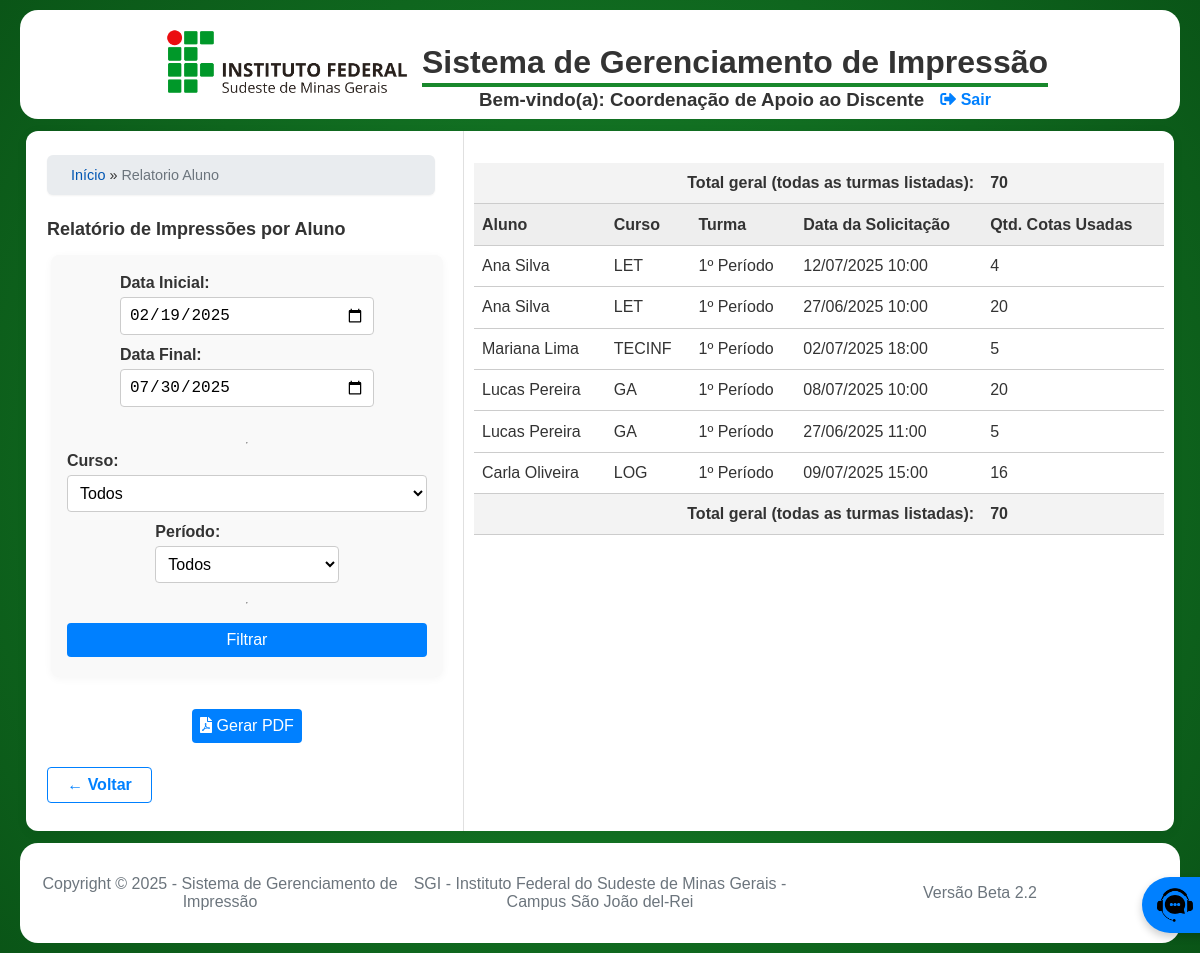
The page /pages/admin_cad/relatorio_aluno.php (signed in) on the database as committed earlier.
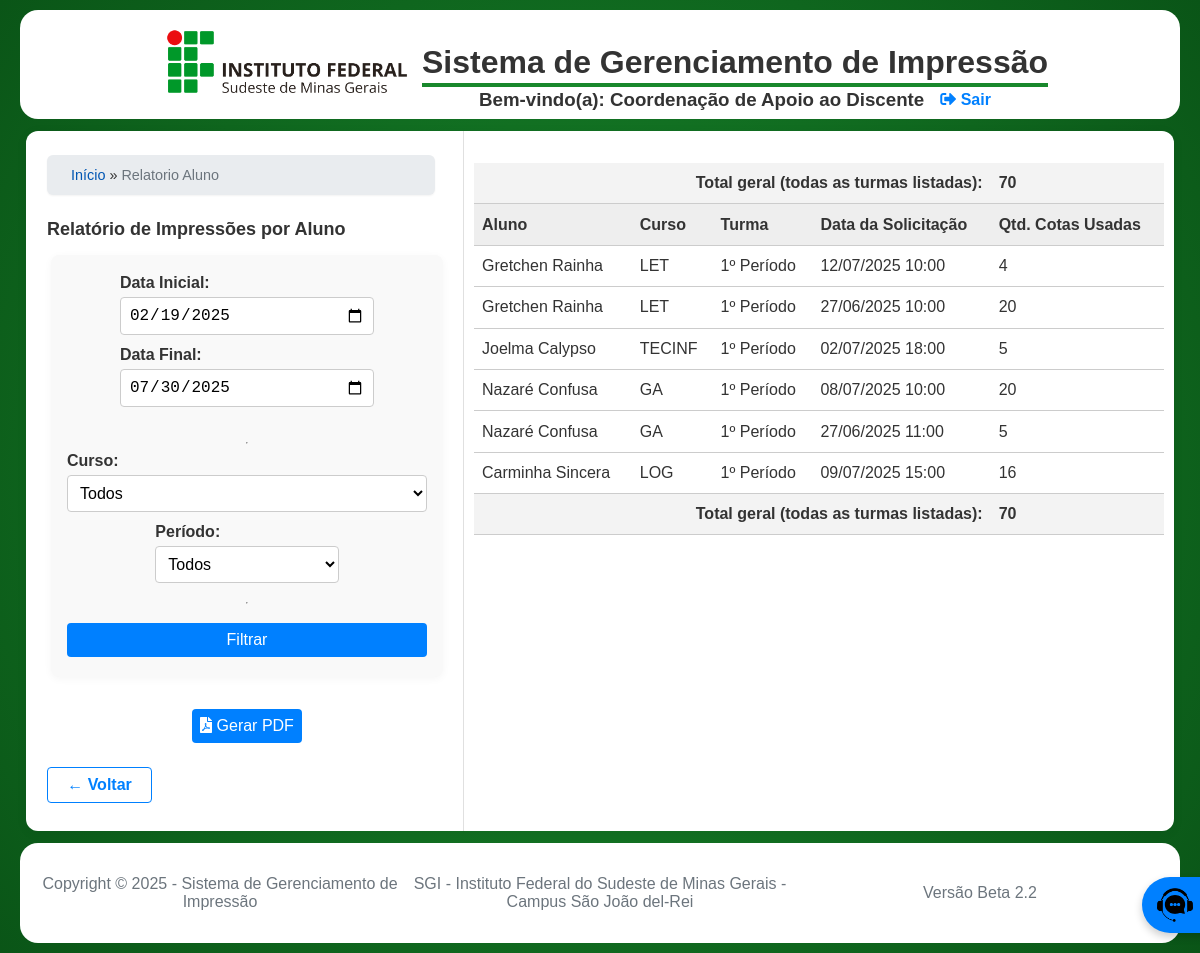
The same page on the database as committed later.
### tables this page shows
CREATE TABLE `SemestreLetivo` (
  `id` int(11) NOT NULL AUTO_INCREMENT,
  `ano` int(11) NOT NULL,
  `semestre` enum('1','2') NOT NULL,
  `data_inicio` date NOT NULL,
  `data_fim` date NOT NULL,
  PRIMARY KEY (`id`),
  UNIQUE KEY `ano` (`ano`,`semestre`)
);

CREATE TABLE `SolicitacaoImpressao` (
  `id` int(11) NOT NULL AUTO_INCREMENT,
  `cpf_solicitante` char(11) NOT NULL,
  `tipo_solicitante` enum('Aluno','Servidor') NOT NULL,
  `arquivo_path` text DEFAULT NULL,
  `qtd_copias` int(11) NOT NULL,
  `qtd_paginas` int(11) NOT NULL DEFAULT 1,
  `colorida` tinyint(1) NOT NULL DEFAULT 0,
  `status` enum('Nova','Lida','Aceita','Rejeitada') NOT NULL DEFAULT 'Nova',
  `data_criacao` datetime NOT NULL DEFAULT current_timestamp(),
  `reprografia_id` int(11) DEFAULT NULL,
  `arquivada` tinyint(1) NOT NULL DEFAULT 0,
  PRIMARY KEY (`id`),
  KEY `reprografia_id` (`reprografia_id`),
  CONSTRAINT `SolicitacaoImpressao_ibfk_1` FOREIGN KEY (`reprografia_id`) REFERENCES `Reprografia` (`id`) ON DELETE SET NULL
);

CREATE TABLE `Aluno` (
  `matricula` varchar(20) NOT NULL,
  `nome` varchar(100) NOT NULL,
  `sobrenome` varchar(100) NOT NULL,
  `cargo` enum('Líder','Vice-líder','Nenhum') DEFAULT 'Nenhum',
  `email` varchar(100) NOT NULL,
  `cpf` char(11) NOT NULL,
  `senha` varchar(255) NOT NULL,
  `ativo` tinyint(1) DEFAULT 1,
  `cota_id` int(11) DEFAULT NULL,
  `data_fim_validade` date DEFAULT NULL,
  PRIMARY KEY (`matricula`),
  UNIQUE KEY `cpf` (`cpf`),
  KEY `cota_id` (`cota_id`),
  CONSTRAINT `Aluno_ibfk_1` FOREIGN KEY (`cota_id`) REFERENCES `CotaAluno` (`id`) ON DELETE SET NULL
);

CREATE TABLE `Curso` (
  `id` int(11) NOT NULL AUTO_INCREMENT,
  `sigla` varchar(20) NOT NULL,
  `nome_completo` varchar(100) NOT NULL,
  PRIMARY KEY (`id`),
  UNIQUE KEY `sigla` (`sigla`)
);

CREATE TABLE `Turma` (
  `id` int(11) NOT NULL AUTO_INCREMENT,
  `curso_id` int(11) NOT NULL,
  `periodo` varchar(20) NOT NULL,
  PRIMARY KEY (`id`),
  UNIQUE KEY `curso_id` (`curso_id`,`periodo`),
  CONSTRAINT `Turma_ibfk_1` FOREIGN KEY (`curso_id`) REFERENCES `Curso` (`id`) ON DELETE CASCADE
);

### pages/admin_cad/relatorio_aluno.php (the view, shortened to what this page needs)
<?php
require_once '../../includes/config.php';
$hoje = date('Y-m-d');
$stmt_semestre = $conn->prepare("SELECT data_inicio, data_fim FROM SemestreLetivo WHERE :hoje BETWEEN data_inicio AND data_fim ORDER BY data_fim DESC LIMIT 1");
$stmt_semestre->execute([':hoje' => $hoje]);
$semestre_vigente = $stmt_semestre->fetch();
$default_data_ini = $semestre_vigente ? $semestre_vigente->data_inicio : date('Y-m-01');
$default_data_fim = $semestre_vigente ? $semestre_vigente->data_fim : date('Y-m-d');
$data_ini = $_GET['data_ini'] ?? $default_data_ini;
$data_fim = $_GET['data_fim'] ?? $default_data_fim;
$sql = "SELECT a.nome, a.sobrenome, c.sigla, c.nome_completo, t.periodo, t.id as turma_id, si.data_criacao, (si.qtd_copias * si.qtd_paginas) as total_cotas FROM SolicitacaoImpressao si JOIN Aluno a ON a.cpf = si.cpf_solicitante LEFT JOIN CotaAluno ca ON a.cota_id = ca.id LEFT JOIN Turma t ON ca.turma_id = t.id LEFT JOIN Curso c ON t.curso_id = c.id WHERE si.tipo_solicitante = 'Aluno' AND si.data_criacao BETWEEN :data_ini AND :data_fim";
$paramsFiltro = [':data_ini' => $data_ini . ' 00:00:00', ':data_fim' => $data_fim . ' 23:59:59'];
$sql .= " ORDER BY c.nome_completo, t.periodo, a.nome, si.data_criacao DESC";
$stmt = $conn->prepare($sql);
$stmt->execute($paramsFiltro);
$relatorio = $stmt->fetchAll();
$total_geral = 0;
foreach ($relatorio as $r) {
    $total_geral += $r->total_cotas;
}
    ?>
    <?php
require_once '../../includes/header.php';
?>
<link rel="stylesheet" href="dashboard_cad.css?v=<?= ASSET_VERSION ?>">
<main class="dashboard-layout">
    <aside class="dashboard-aside-relatorio">
        <div class="container-principal">
        <?php
        if (isset($_SESSION['usuario'])) {
            gerar_migalhas();
        }
        ?>
        <h1>Relatório de Impressões por Aluno</h1>
        <form method="GET" class="relatorio-form" id="form-relatorio">
            <div class="form-group">
                <label>Data Inicial: <input type="date" name="data_ini" value="<?= htmlspecialchars($data_ini) ?>" class="form-control"></label>
                <label>Data Final: <input type="date" name="data_fim" value="<?= htmlspecialchars($data_fim) ?>" class="form-control"></label>
            </div>
            <hr>
            <label>Curso:
                <select name="curso_id">
                    <option value="">Todos</option>
                </select>
            </label>
            <label>Período:
                <select name="periodo">
                    <option value="">Todos</option>
                </select>
            </label>
            <hr>
            <button type="submit" class="btn-menu">Filtrar</button>
        </form>
        <div class="container-imprimir">
            <button type="button" class="btn-menu" onclick="gerarPDF()"><i class="fas fa-file-pdf"></i> Gerar PDF</button>
        </div>
        <div>
            <a class="btn-back" href="dashboard_cad.php">&larr; Voltar</a>
        </div>
        </div>
    </aside>
    <section class="dashboard-main">
        <div class="responsive-table">
            <table>
                <thead>
                    <tr style="font-weight:bold;background:#f3f3f3;">
                        <td colspan="4" style="text-align:right;">Total geral (todas as turmas listadas):</td>
                        <td><?= $total_geral ?></td>
                    </tr>
                    <tr>
                        <th>Aluno</th><th>Curso</th><th>Turma</th><th>Data da Solicitação</th><th>Qtd. Cotas Usadas</th>
                    </tr>
                </thead>
                <tbody>
                    <?php if (empty($relatorio)): ?>
                        <tr><td colspan="5" style="text-align:center; color:#888;">Nenhum registro encontrado para os filtros selecionados.</td></tr>
                    <?php else: ?>
                        <?php foreach ($relatorio as $r): ?>
                        <tr>
                            <td><?= htmlspecialchars($r->nome . ' ' . $r->sobrenome) ?></td>
                            <td><?= htmlspecialchars($r->sigla) ?></td>
                            <td><?= htmlspecialchars($r->periodo) ?></td>
                            <td><?= date('d/m/Y H:i', strtotime($r->data_criacao)) ?></td>
                            <td><?= $r->total_cotas ?></td>
                        </tr>
                        <?php endforeach; ?>
                        <tr style="font-weight:bold;background:#f3f3f3;">
                            <td colspan="4" style="text-align:right;">Total geral (todas as turmas listadas):</td>
                            <td><?= $total_geral ?></td>
                        </tr>
                    <?php endif; ?>
                </tbody>
            </table>
        </div>
    </section>
</main>
<?php
    require_once '../../includes/footer.php';
?>

### includes/header.php (shortened to what this page needs)
<!DOCTYPE html>
<html lang="pt-BR">
<head>
    <link rel="stylesheet" href="<?= BASE_URL ?>/css/styles.css?v=<?= ASSET_VERSION ?>">
    <link rel="stylesheet" href="https://cdnjs.cloudflare.com/ajax/libs/font-awesome/5.15.4/css/all.min.css">
</head>
<body>
<header>
    <div>
        <img src="<?= BASE_URL ?>/img/logo_horizontal_ifsudestemg.png" alt="logomarca do IF">
    </div>
    <div class="header-title">
        <h1><?= SITE_NAME ?></h1>
        <hr>
        <?php if (isset($_SESSION['usuario']) && !empty($_SESSION['usuario'])): ?>
            <div class="user-info">
                <h3>Bem-vindo(a): <?= htmlspecialchars($_SESSION['usuario']['nome'] . (isset($_SESSION['usuario']['sobrenome']) ? ' ' . $_SESSION['usuario']['sobrenome'] : '')) ?></h3>
                <a class="logout" href="<?= BASE_URL ?>/includes/logout.php"><i class="fas fa-sign-out-alt"></i> Sair</a>
            </div>
        <?php endif; ?>
    </div>
</header>

### includes/config.php (shortened to what this page needs)
<?php
function gerar_migalhas() {
    $migalhas = '<a href="' . BASE_URL . '/index.php">Início</a>';
    $caminho = parse_url($_SERVER['REQUEST_URI'], PHP_URL_PATH);
    $caminho_base = parse_url(BASE_URL, PHP_URL_PATH);
    if (strpos($caminho, $caminho_base) === 0) {
        $caminho = substr($caminho, strlen($caminho_base));
    }
    $partes = explode('/', trim($caminho, '/'));
    $partes_ignoradas = ['pages', 'admin', 'admin_cad', 'admin_coen', 'aluno', 'servidor', 'reprografo'];
    $url_parcial = BASE_URL;
    foreach ($partes as $parte) {
        if (empty($parte) || in_array($parte, $partes_ignoradas)) {
            $url_parcial .= '/' . $parte;
            continue;
        }
        $url_parcial .= '/' . $parte;
        $nome_exibicao = str_replace(['_', '.php'], [' ', ''], $parte);
        $nome_exibicao = ucwords($nome_exibicao);
        $mapa_nomes = [
            'Dashboard Cad' => 'Painel CAD',
            'Dashboard Coen' => 'Painel COEN',
            'Configurar Semestre' => 'Configurações de Semestre',
            'Gerenciar Turmas' => 'Gerenciar Turmas',
            'Form Aluno' => 'Formulário de Aluno',
            'Form Servidor' => 'Formulário de Servidor',
            'Historico Solicitacoes' => 'Histórico de Solicitações',
            'Relatorio Reprografia' => 'Relatório Reprografia',
            'Dashboard Reprografia' => 'Painel da Reprografia',
        ];
        $nome_exibicao = $mapa_nomes[$nome_exibicao] ?? $nome_exibicao;
        if ($parte === end($partes)) {
            $migalhas .= ' &raquo; <span>' . htmlspecialchars($nome_exibicao) . '</span>';
        } else {
            $migalhas .= ' &raquo; <a href="' . $url_parcial . '">' . htmlspecialchars($nome_exibicao) . '</a>';
        }
    }
    echo '<nav class="trilha-migalhas">' . $migalhas . '</nav>';
}

### includes/footer.php (shortened to what this page needs)
    <footer>
        <p>Copyright &copy; <?php echo CURRENT_YEAR; ?> - <?php echo SITE_NAME; ?></p>
        <p><?php echo SITE_DESCRIPTION; ?></p>
        <p>Versão Beta <?php echo ASSET_VERSION; ?></p>
    </footer>
    <a href="<?= BASE_URL ?>/pages/utils/suporte.php" class="suporte-btn">
        <img src="<?= BASE_URL ?>/img/suporte.png" alt="Suporte" class="icone">
    </a>
</body>
</html>

### css/styles.css (style rules this page uses)
body { background: radial-gradient(circle at center, #19882c, #0A5517); background-attachment: fixed; font-family: Arial, sans-serif; margin: 0; padding: 0; color: #333; }
header { display: flex; justify-content: center; align-items: center; margin: 10px 20px; padding: 5px; background-color: #FFF; border-radius: 18px; }
header img { width: 250px; margin: 10px; }
header hr { border: 0; height: 4px; background-color: #19882c; margin-top: -20px; }
a { text-decoration: none; }
.logout { color: #0080ff; font-weight: bold; font-size: 16px; }
.user-info { display: flex; align-items: center; justify-content: center; gap: 1rem; margin-top: -24px; margin-bottom: -24px; }
footer { display: flex; justify-content: center; align-items: center; padding: 10px; margin: 10px 20px; height: 80px; border-radius: 18px; text-align: center; font-size: 16px; color: #6c757d; background-color: #FFF; position: relative; }
footer p { margin: 0; flex: 1; }
.suporte-btn { position: fixed; bottom: 20px; right: 20px; margin-right: -150px; background-color: #0080ff; color: white; border: none; border-radius: 50px; padding: 10px 15px; cursor: pointer; display: flex; align-items: center; box-shadow: 0 4px 8px rgba(0, 0, 0, 0.2); z-index: 1000; transition: all 0.3s ease; }
.suporte-btn .icone { width: 36px; height: 36px; margin-right: 10px; }
.form-group { margin-bottom: 1rem; }
.form-group label { display: block; margin-bottom: 0.5rem; font-weight: bold; }
.form-group input { width: 90%; padding: 0.75rem; border: 1px solid #ddd; border-radius: 4px; font-size: 1rem; }
.dashboard-layout { display: flex; min-height: 700px; background: #fff; margin: 12px 26px; border-radius: 12px; box-shadow: 0 2px 12px rgba(0,0,0,0.06); }
.dashboard-main { margin-left: 10px; margin-right: 10px; width: 65%; max-height: 600px; overflow-y: auto; flex: 1; min-width: 0; padding: 1rem 0 1rem 0; }
.btn-back { display: inline-block; margin: 1.5rem auto 0 auto; background: #fff; color: #0080ff; border: 1px solid #0080ff; border-radius: 4px; padding: 0.5rem 1.2rem; font-size: 1em; font-weight: 600; text-align: center; text-decoration: none; transition: background 0.2s, color 0.2s; }
.trilha-migalhas { background-color: #e9ecef; width: 85%; padding: 0.75rem 1.5rem; border-radius: 6px; margin-bottom: 1.5rem; font-size: 0.9rem; box-shadow: 0 1px 2px rgba(0,0,0,0.05); }
.trilha-migalhas a { color: #0056b3; text-decoration: none; transition: color 0.2s; }
.trilha-migalhas span { color: #6c757d; font-weight: 500; }

### pages/admin_cad/css/dashboard_cad.css (style rules this page uses)
aside { width: 40%; margin-left: 5px; }
aside h1 { font-size: 18px; }
.dashboard-aside-relatorio { width: 400px; border-right: 1px solid #e0e0e0; padding: 1.5rem 1rem 1rem 1rem; display: flex; flex-direction: column; gap: 1.5rem; }
.relatorio-form { align-items: center; flex-direction: row; width: 90%; max-width: 600px; margin-bottom: 1rem; }
.relatorio-form { display: flex; flex-direction: column; width: 90%; max-width: 500px; margin: 0 auto 2em auto; background: #f9f9f9; border-radius: 8px; padding: 1.2rem 1rem 1rem 1rem; box-shadow: 0 2px 8px rgba(0,0,0,0.04); }
.relatorio-form label { font-weight: 600; margin-bottom: 0.2rem; }
.relatorio-form input, .relatorio-form select { width: 100%; min-width: 0; max-width: 100%; margin-top: 0.3rem; margin-bottom: 0.5rem; border: 1px solid #ccc; border-radius: 4px; background: #fff; box-sizing: border-box; padding: 0.5rem; font-size: 1rem; }
.relatorio-form button { width: 100%; min-width: 0; max-width: 100%; background-color: #0080ff; color: white; border: none; border-radius: 4px; cursor: pointer; margin-top: 0.7rem; margin-bottom: 0.2rem; font-size: 1rem; padding: 0.5rem; text-align: center; text-decoration: none; transition: background 0.2s; }
.btn-menu { color: #FFF; border: none; border-radius: 4px; padding: 0.5rem; font-size: 1rem; background-color: #0080ff; }
.responsive-table { width: 100%; overflow-x: auto; margin: 0 auto; padding: 1rem 0; }
table { width: 100%; border-collapse: collapse; background: #fff; margin-bottom: 1rem; }
thead { background-color: #eee; }
th, td { padding: 0.7rem 0.5rem; text-align: left; border-bottom: 1px solid #ccc; }
.container-imprimir { align-items: center; text-align: center; margin-top: 1em; }

Rows that differ between the two databases and show on the page:
changed through a linked row, solicitacaoimpressao (number 1 of 6 on the later page): aluno.nome+sobrenome "Ana Silva" → "Gretchen Rainha"
changed through a linked row, solicitacaoimpressao (number 2 of 6 on the later page): aluno.nome+sobrenome "Ana Silva" → "Gretchen Rainha"
changed through a linked row, solicitacaoimpressao "TECINF": aluno.nome+sobrenome "Mariana Lima" → "Joelma Calypso"
changed through a linked row, solicitacaoimpressao (number 4 of 6 on the later page): aluno.nome+sobrenome "Lucas Pereira" → "Nazaré Confusa"
changed through a linked row, solicitacaoimpressao (number 5 of 6 on the later page): aluno.nome+sobrenome "Lucas Pereira" → "Nazaré Confusa"
changed through a linked row, solicitacaoimpressao "LOG": aluno.nome+sobrenome "Carla Oliveira" → "Carminha Sincera"
